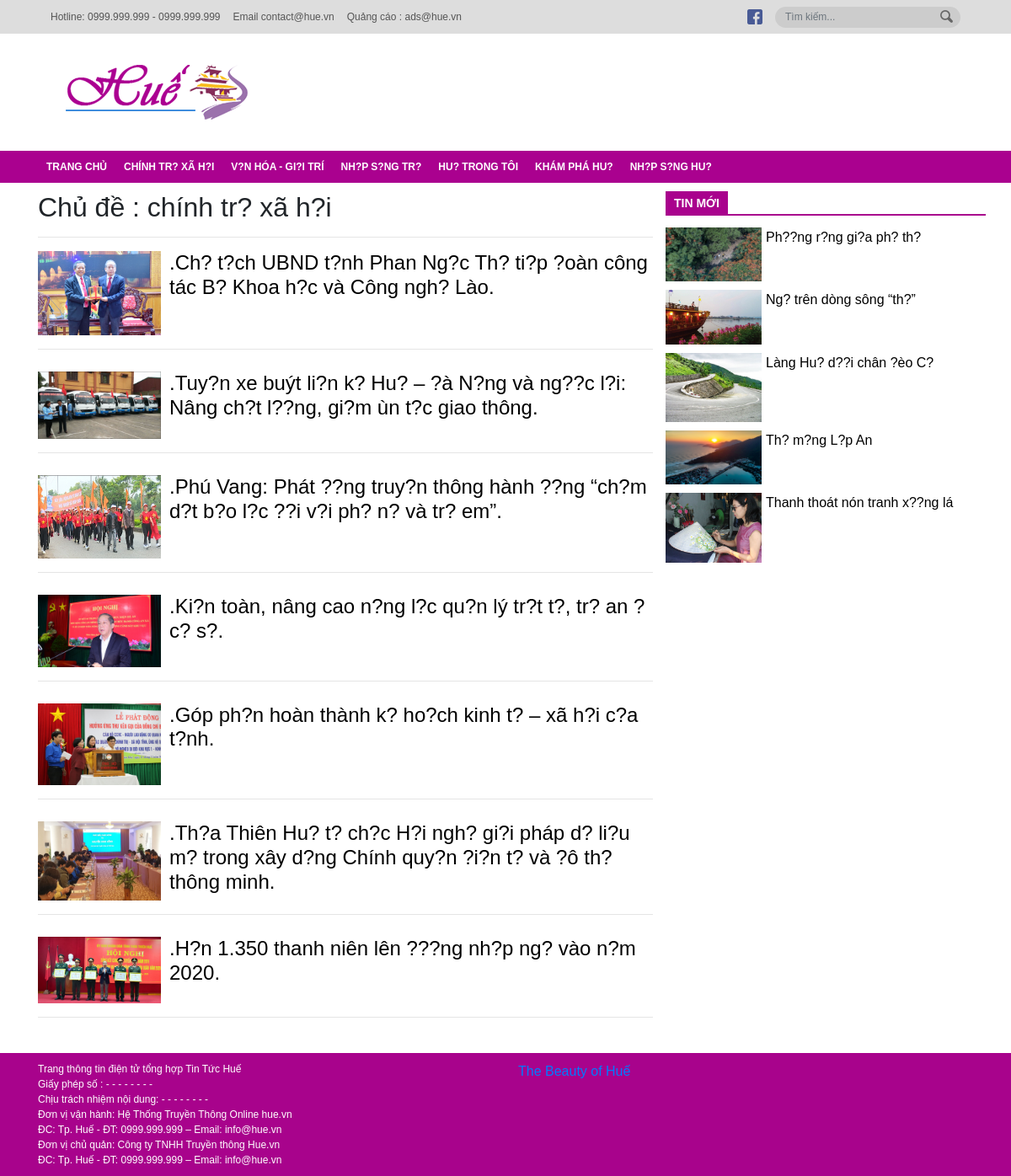
Page /category.php?name-cate=chinh-tri-xa-hoi on the committed database.
### tables this page shows
CREATE TABLE `category` (
  `id` int(11) NOT NULL,
  `name` varchar(255) NOT NULL,
  `slug` varchar(255) NOT NULL
);

### admin/model/entity/post.php (called while the page is built, shortened)
<?php
	class Post{
		function __construct($id,$title,$slug,$thumbnail,$content,$author,$timesend,$category,$tag,$isHide)
		{
			$this->title = $title;
			$this->slug = $slug;
			$this->thumbnail = $thumbnail;
		}
		static function getNewPost()
		{
			$connect = new mysqli("localhost","root","","hue-cms");
			$connect->set_charset("utf8");
			$query = "SELECT post.id,title,slug,thumbnail,content,user.fullname,timesend,category,tag,isHide FROM post JOIN user ON post.author = user.username WHERE isHide = 0 ORDER BY id DESC LIMIT 1,5";
			$result = $connect->query($query);
			$rs = array();
			if ($result->num_rows > 0) {
				while ($rows = $result->fetch_assoc()) {
					array_push($rs,new Post(
	                    $rows["id"],
						$rows["title"],
						$rows["slug"],
	                    $rows["thumbnail"],
	                    $rows["content"],
						$rows["fullname"],
						$rows["timesend"],
						$rows["category"],
						$rows["tag"],
						$rows["isHide"]
	                ));
				}
	        }
			return $rs;
		}
		static function getPostByCategory($category)
		{
			$connect = new mysqli("localhost","root","","hue-cms");
			$connect->set_charset("utf8");
			$query = "SELECT post.id,title,slug,thumbnail,content,user.fullname,timesend,category,tag,isHide FROM post JOIN user ON post.author = user.username WHERE isHide = 0 and category = '{$category}' ORDER BY id DESC";
			$result = $connect->query($query);
			$rs = array();
			if ($result->num_rows > 0) {
				while ($rows = $result->fetch_assoc()) {
					array_push($rs,new Post(
	                    $rows["id"],
						$rows["title"],
						$rows["slug"],
	                    $rows["thumbnail"],
	                    $rows["content"],
						$rows["fullname"],
						$rows["timesend"],
						$rows["category"],
						$rows["tag"],
						$rows["isHide"]
	                ));
				}
	        }
			return $rs;
		}
	}
?>

### admin/model/entity/category.php (called while the page is built, shortened)
<?php
	class Category{
		function __construct($id, $slug,$name)
		{
			$this->slug = $slug;
			$this->name = $name;
		}
		static function getAllCategory(){
			$connect = new mysqli("localhost","root","","hue-cms");
			$connect->set_charset("utf8");
			$query = "SELECT * FROM category";
			$result = $connect->query($query);
			$rs = array();
			if ($result) {
				while ($rows = $result->fetch_assoc()) {
					array_push($rs,new Category(
						$rows["id"],
						$rows["slug"],
	                    $rows["name"]
	                ));
				}
			}
        	return $rs;
		}
		static function getNameCateBySlug($slug){
			$connect = new mysqli("localhost","root","","hue-cms");
			$connect->set_charset("utf8");
			$query = "SELECT * FROM category WHERE slug = '{$slug}'";
			$result = $connect->query($query);
			$rs = array();
			if ($result) {
				while ($rows = $result->fetch_assoc()) {
					array_push($rs,new Category(
						$rows["id"],
						$rows["slug"],
	                    $rows["name"]
	                ));
				}
			}
        	return $rs;
		}
	}
?>

### category.php (the view)
<?php include_once('header.php');?>
	<main>
		<div class="container">
			<div class="row">
				<div class="col col-8">
					<div class="ten-category">
						<h2>Chủ đề : <?php echo $namecate[0]->name;?></h2>
						<hr>
					</div>
					<div class="mini-post">
						<ul>
							<?php
							include_once('admin/model/entity/post.php');
							$postcate = Post::getPostByCategory($_GET['name-cate']);
								foreach($postcate as $key => $value){
									echo "<li class='post-in-cate'>";
									echo "<a href='chitiet.php?slug-bai-viet=".$value->slug."'>";
									echo "<img src='admin/".$value->thumbnail."'>";
									echo "<h4>.$value->title.</h4>";
									echo "</a><hr>";
									echo "</li>";
								}
							?>
						</ul>
					</div>
				</div>
				<div class="col col-4 mini-post">
					<div class="menu-tin-moi">
						<a href="#">tin mới</a>
					</div>
					<ul>
						<?php
							foreach($newpost as $key => $value){
								echo "<li class='min-post-detail'>";
								echo "<a href='chitiet.php?slug-bai-viet=".$value->slug."'><img src='admin/".$value->thumbnail."'>";
								echo "<p>".$value->title."</p>";
								echo "</a>";
								echo "</li>";
							}
						?>
					</ul>
				</div>
			</div>
		</div>
	</main>
	<?php include_once('footer.php');?>

### header.php (shortened to what this page needs)
<?php
    include_once('admin/model/entity/category.php');
	$category = Category::getAllCategory();
	include_once('admin/model/entity/post.php');
	$newpost = Post::getNewPost();
	include_once('admin/model/entity/post.php');
	if(isset($_GET['name-cate'])){
		$namecate = Category::getNameCateBySlug($_GET['name-cate']);
	}
?>
<!DOCTYPE html>
<html lang="en">
<head>
	<link rel="stylesheet" href="https://maxcdn.bootstrapcdn.com/bootstrap/4.0.0/css/bootstrap.min.css">
	<link rel="stylesheet" type="text/css" href="style.css">
	<link rel="stylesheet" type="text/css" href="responsive.css">
</head>
<body>
	<header>
		<div class="top-bar">
			<div class="container">
				<div class="row row-nmg justify-content-between align-items-center">
					<div class="box-1">
						<ul>
							<li>Hotline: 0999.999.999 - 0999.999.999</li>
							<li>Email contact@hue.vn</li>
							<li>Quảng cáo : ads@hue.vn</li>
						</ul>
					</div>
					<div class="box-2">
						<ul>
							<li>
								<a href="#">
									<img src="img/facebook_ic.png">
								</a>
							</li>
							<li>
								<form method="POST" class="search-form" action="#">
									<div class="search form-group">
										<input type="text" name="search" id="search_box" class="form-control" placeholder="Tìm kiếm...">
									</div>
									<button type="submit" class="btn btn-search">
										<img src="img/Search.png">
									</button>
								</form>
							</li>
						</ul>
					</div>
				</div>
			</div>
		</div>
		<div id="menu_mobile" class="content" style="display: block;">
	        <div class="container">
	            <div class="row row-nmg justify-content-between align-items-center">
	                <a href="index.php" class="logo">
	                	<img src="img/logo-header.png" alt="hue.vn"></a>
	                </div>
	            </div>
	        </div>
		<div class="nav-header">
			<div class="container">
				<ul class="main">
					<li><a href="index.php">trang chủ</a></li>
                    <?php
                        foreach($category as $key => $value){
                            echo "<li><a href='category.php?name-cate=".$value->slug."'>".$value->name."</a></li>";
                        }
                    ?>
				</ul>
			</div>
		</div>
	</header>

### footer.php (shortened to what this page needs)
<footer>
		<div class="wrapper">
			<div class="container">
				<div class="row">
				<div class="col col-6 detail-footer">
					<p>Trang thông tin điện tử tổng hợp Tin Tức Huế</p>
					<p>Giấy phép số : - - - - - - - - </p>
					<p>Chịu trách nhiệm nội dung: - - - - - - -  -</p>
					<p>Đơn vị vận hành: Hệ Thống Truyền Thông Online hue.vn</p>
					<p>ĐC: Tp. Huế - ĐT: 0999.999.999 – Email: info@hue.vn</p>
					<p>Đơn vị chủ quản: Công ty TNHH Truyền thông Hue.vn</p>
					<p>ĐC: Tp. Huế - ĐT: 0999.999.999 – Email: info@hue.vn</p>
				</div>
				<div class="col col-6 fanpage">
					<div class="fb-page" data-href="https://www.facebook.com/Thebeautyofhue/" data-tabs="timeline" data-width="500" data-height="130" data-small-header="false" data-adapt-container-width="true" data-hide-cover="false" data-show-facepile="false"><blockquote cite="https://www.facebook.com/Thebeautyofhue/" class="fb-xfbml-parse-ignore"><a href="https://www.facebook.com/Thebeautyofhue/">The Beauty of Huế</a></blockquote></div>
				</div>
			</div>
			</div>
		</div>
	</footer>
</body>
</html>

### style.css (style rules this page uses)
body { font-family: Arial, sans-serif; }
a { cursor: pointer; text-decoration: none; }
header .top-bar { height: 40px; background-color: #ddd; }
header ul { margin-bottom: 0; padding-left: 0; }
header ul li { list-style-type: none; }
header .top-bar ul, header .top-bar .box-2 { display: flex; flex-direction: row; flex-wrap: nowrap; }
header .top-bar ul li { color: #555; font-size: 12px; margin-right: 15px; margin-top: auto; margin-bottom: auto; }
header .top-bar form, header nav.nav-header form, header .top-bar form, header nav.nav-header-search form { position: relative; }
header .top-bar form .search, header nav.nav-header form .search, header .top-bar form .search, header nav.nav-header-search form .search { margin-bottom: 0; }
header .top-bar form .search input, header nav.nav-header-search form .search input { border-radius: unset; }
header .top-bar form .search input, header nav.nav-header form .search input, header .top-bar form .search input, header nav.nav-header-search form .search input { height: 25px; color: #555; font-size: 12px; border-radius: 25px; border: none; background-color: #ccc; width: 220px; }
header .top-bar form button.btn-search, header nav.nav-header-search form button.btn-search { position: absolute; right: 8px; top: 43%; transform: translateY(-50%); background-color: transparent; padding: 0; }
header .content .logo { padding: 2rem 0.5rem 2rem 0; }
header .nav-header, header .nav-header-search { background-color: #aa018f; }
header ul.main { display: flex; flex-direction: row; align-items: center; height: 38px; }
header .nav-header ul.main > li, header .nav-header ul.main > li > a, header .nav-header-search ul.main > li, header .nav-header-search ul.main > li > a { color: white; align-items: center; transition: 0.2s; display: flex; }
header ul.main > li > a { text-decoration: none; text-transform: uppercase; font-weight: 700; font-size: 12px; padding: 10px; height: 100%; position: relative; }
header ul.main > li a:after { content: ""; position: absolute; bottom: 31px; left: 37%; border-top: 7px solid white; border-right: 7px solid transparent; border-left: 7px solid transparent; opacity: 0; }
.container, .container > .row { height: 100%; }
.row { height: 100%; }
.row-nmg { margin-left: 0; margin-right: 0; }
main { padding-top: 10px; }
.menu-tin-moi a { text-decoration: none; display: block; background: #a9028d; color: #fff; padding: 4px 10px; float: left; position: relative; z-index: 0; text-transform: uppercase; font-size: 14px; font-weight: bold; }
.menu-tin-moi { border-bottom: 2px solid #a9028d; display: block; height: 29px; overflow: hidden; margin-bottom: 14px; }
.mini-post { padding: 0; }
.min-post-detail img { width: 30%; height: auto; }
.mini-post ul { padding: 0; }
.mini-post ul li { padding-bottom: 10px; list-style: none; }
.mini-post ul li p { padding-left: 5px; }
.min-post-detail a { color: black; text-decoration: none; display: flex; }
.wrapper { background-color: #a8038c; }
.fanpage { margin-top: 10px; }
.detail-footer { padding-top: 10px; padding-bottom: 10px; font-size: 12px; color: white; }
.detail-footer p { margin: 0; }
.post-in-cate img { width: 20%; height: auto; }
.post-in-cate a { color: black; text-decoration: none; display: flex; }
.post-in-cate a h4 { padding-left: 10px; }

### rows in the picture
category: name "CHÍNH TR? XÃ H?I", name "chính tr? xã h?i"
category: name "V?N HÓA - GI?I TRÍ"
category: name "NH?P S?NG TR?"
category: name "HU? TRONG TÔI"
category: name "KHÁM PHÁ HU?"
category: name "NH?P S?NG HU?"

### other values in the picture
$value->title "Ch? t?ch UBND t?nh Phan Ng?c Th? ti?p ?oàn công tác B? Khoa h?c và Công ngh? Lào"
$value->title "Tuy?n xe buýt li?n k? Hu? – ?à N?ng và ng??c l?i: Nâng ch?t l??ng, gi?m ùn t?c giao thông"
$value->title "Phú Vang: Phát ??ng truy?n thông hành ??ng “ch?m d?t b?o l?c ??i v?i ph? n? và tr? em”"
$value->title "Ki?n toàn, nâng cao n?ng l?c qu?n lý tr?t t?, tr? an ? c? s?"
$value->title "Góp ph?n hoàn thành k? ho?ch kinh t? – xã h?i c?a t?nh"
$value->title "Th?a Thiên Hu? t? ch?c H?i ngh? gi?i pháp d? li?u m? trong xây d?ng Chính quy?n ?i?n t? và ?ô th? thông minh"
$value->title "H?n 1.350 thanh niên lên ???ng nh?p ng? vào n?m 2020"
$value->title "Ph??ng r?ng gi?a ph? th?"
$value->title "Ng? trên dòng sông “th?”"
$value->title "Làng Hu? d??i chân ?èo C?"
$value->title "Th? m?ng L?p An"
$value->title "Thanh thoát nón tranh x??ng lá"
